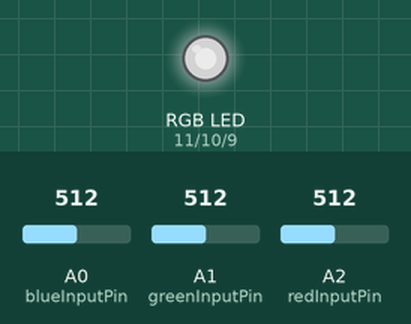
This sketch was run on a simulated Arduino Uno, built with avr-gcc and run on an emulated ATmega328P. Parts: an RGB LED mixed from three pins (HIGH = lit). Inputs (shaded band) come from the test bench; at power-on: A0 (blueInputPin) = 512, A1 (greenInputPin) = 512, A2 (redInputPin) = 512. Dim RGB values are drawn brighter than linear.

Above: at 1.2 s.
1.3 s: A0 (blueInputPin) set to 716
At 2.0 s:
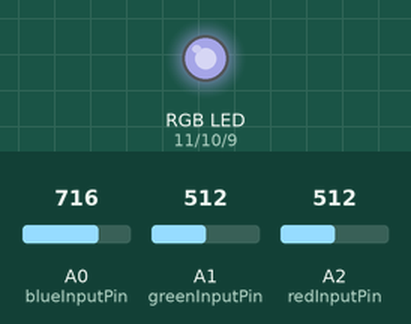
2.8 s: A1 (greenInputPin) set to 716
At 3.2 s:
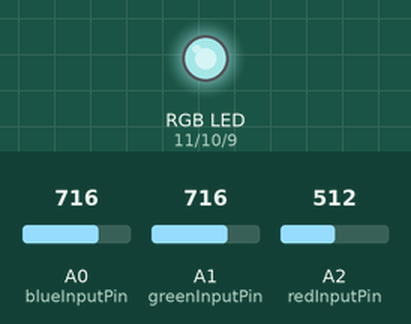
4.3 s: A2 (redInputPin) set to 716
At 5.5 s:
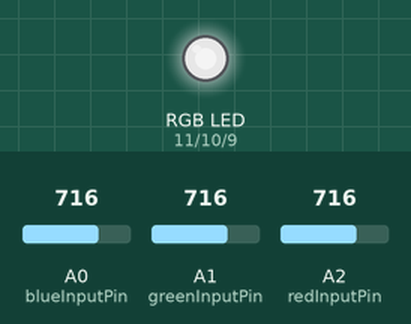
5.8 s: A0 (blueInputPin) set to 900
At 6.6 s:
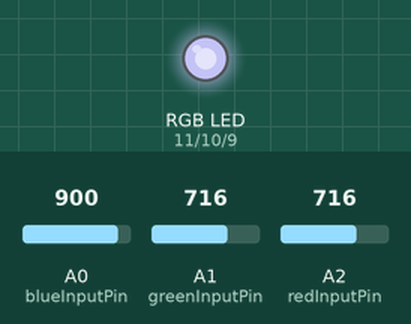
7.3 s: A1 (greenInputPin) set to 900
At 7.8 s:
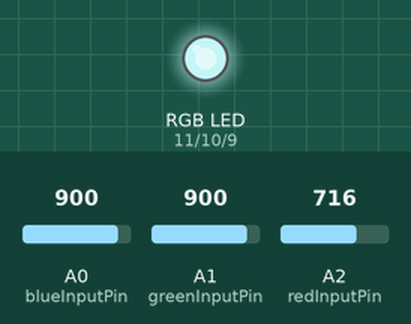
8.8 s: A2 (redInputPin) set to 900
At 10.1 s:
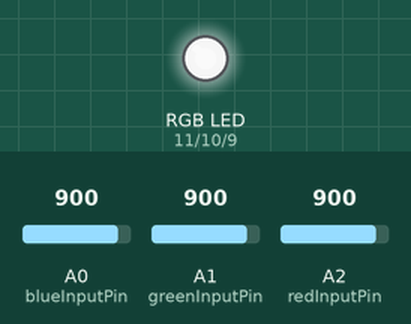
Timing chart, 0 to 11.3 s (numbered marks = the images above; inputs shaded):
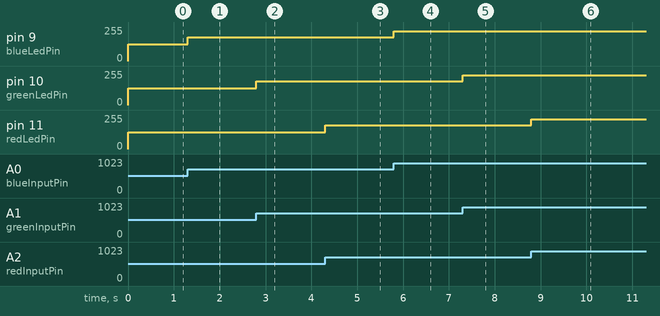

The sketch:

Homework1.ino
```cpp
const int redInputPin = A2;
const int greenInputPin = A1;
const int blueInputPin = A0;
const int redLedPin = 11;
const int greenLedPin = 10;
const int blueLedPin = 9;
int redInputValue;
int greenInputValue;
int blueInputValue;
int redLedValue;
int greenLedValue;
int blueLedValue;
const int maxInitialValue = 1023;
const int maxValue = 255;
const int minInitialValue = 0;
const int minValue = 0;

void setColor(int redValue, int greenValue, int blueValue) {
  analogWrite(redLedPin, redValue);
  analogWrite(greenLedPin, greenValue);
  analogWrite(blueLedPin, blueValue);
}

void setup() {
  pinMode(redInputPin, INPUT);
  pinMode(greenInputPin, INPUT);
  pinMode(blueInputPin, INPUT);
  pinMode(redLedPin, OUTPUT);
  pinMode(greenLedPin, OUTPUT);
  pinMode(blueLedPin, OUTPUT);
}

void loop() {
  redInputValue = analogRead(redInputPin);
  greenInputValue = analogRead(greenInputPin);
  blueInputValue = analogRead(blueInputPin);
  redLedValue = map(redInputValue, minInitialValue, maxInitialValue, minValue, maxValue);
  greenLedValue = map(greenInputValue, minInitialValue, maxInitialValue, minValue, maxValue);
  blueLedValue = map(blueInputValue, minInitialValue, maxInitialValue, minValue, maxValue);
  setColor(redLedValue, greenLedValue, blueLedValue);
}
```

Measured:
- after the input at 1.3 s, pin 9 (blueLedPin): 127/255 → 178/255 at once
- after the input at 2.8 s, pin 10 (greenLedPin): 127/255 → 178/255 at once
- after the input at 4.3 s, pin 11 (redLedPin): 127/255 → 178/255 at once
- after the input at 5.8 s, pin 9 (blueLedPin): 178/255 → 224/255 at once
- after the input at 7.3 s, pin 10 (greenLedPin): 178/255 → 224/255 at once
- after the input at 8.8 s, pin 11 (redLedPin): 178/255 → 224/255 at once
